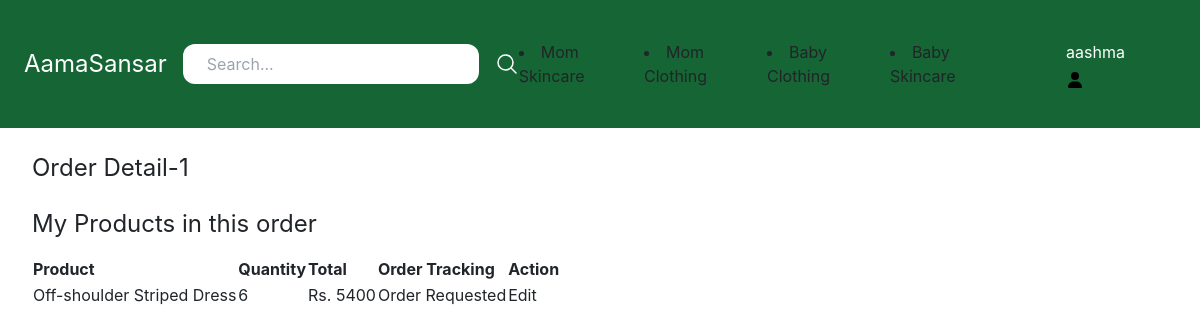
The page /vendor/9/order-detail/1/ (signed in) on the database its author committed.
### store/models.py (models this page shows, shortened)
class Category(models.Model):
    title = models.CharField(max_length=50)
    slug = models.SlugField()
    class Meta:
        verbose_name_plural = 'Categories'

class OrderItem(models.Model):
    order = models.ForeignKey(Order, related_name='items', on_delete=models.CASCADE)
    product = models.ForeignKey(Product, related_name='items', on_delete=models.CASCADE)
    price = models.IntegerField()
    quantity = models.IntegerField(default=1)
    tracking_status = models.CharField(max_length=50, choices=ORDER_TRACKING_CHOICE, default="Order Requested")
    created_by = models.ForeignKey(EcommerceUser, related_name='ordered_item', on_delete=models.CASCADE)
    created_at = models.DateTimeField(auto_now_add=True, blank=True, null=True)

class Order(models.Model):
    first_name = models.CharField(max_length=255)
    last_name = models.CharField(max_length=255)
    address = models.CharField(max_length=255)
    zipcode = models.CharField(max_length=255)
    city = models.CharField(max_length=255)
    mobile_no = models.CharField(max_length=10, blank=True, null=True)
    total_cost = models.IntegerField(default=0)
    paid_amount = models.IntegerField(blank=True, null=True)
    is_paid = models.BooleanField(default=False)
    merchant_id = created_by = models.CharField(max_length=255)
    created_by = models.ForeignKey(EcommerceUser, related_name='orders', on_delete=models.SET_NULL, null=True)

class Product(models.Model):
    DRAFT = 'Draft'
    WAITING_APPROVAL = 'Waitingapproval'
    ACTIVE = 'Active'
    DELETED = 'Deleted'
    STATUS_CHOICES = (
        (DRAFT, 'Draft'),
        (WAITING_APPROVAL, 'Waiting approval'),
        (ACTIVE, 'Active'),
        (DELETED, 'Deleted')
    )
    user = models.ForeignKey(EcommerceUser, related_name='products', on_delete=models.CASCADE)
    category = models.ForeignKey(Category, related_name='products', on_delete=models.CASCADE)
    title = models.CharField(max_length=50)
    slug = models.SlugField(max_length=50)
    description = models.TextField(blank=True)
    price = models.IntegerField()
    image = models.ImageField(upload_to='uploads/product_images/', blank=True, null=True)
    thumbnail = models.ImageField(upload_to='uploads/product_images/thumbnail/', blank=True, null=True)
    status = models.CharField(max_length=50, choices=STATUS_CHOICES, default=ACTIVE)
    class Meta:
        ordering = ('-price',)

### vendor/models.py (models this page shows)
class EcommerceUser(AbstractUser):
    is_vendor = models.BooleanField(default=False)
    is_OTP_verified = models.BooleanField(default=False)

### vendor/views.py (the view)
# urls.py: path('<int:user_pk>/order-detail/<int:order_pk>/', views.seller_order_detail, name='seller_order_detail'),
@login_required
def seller_order_detail(request, user_pk, order_pk, *args, **kwargs):
    if request.user.is_authenticated and request.user.is_vendor:
        try:
            has_vendor = VendorDetail.objects.get(vendor_id=request.user.id)
            if has_vendor:
                orderitem = OrderItem.objects.get(pk=order_pk)
                print("sdsd", orderitem)
                return render(request, 'userprofile/seller_order_detail.html', {
                    'orderitem': orderitem,
                })
        except VendorDetail.DoesNotExist:
            return render(request, 'userprofile/vendor_detail_form.html')
    else:
        return render(request, 'registration/login.html')

### store/context_processors.py (called while the page is built)
def cart(request):
    return {'cart': Cart(request)}

### store/templatetags/menu.py (called while the page is built)
@register.inclusion_tag('core/menu.html')
def menu():
    categories = Category.objects.all().order_by('?')
    return {'categories': categories}

### vendor/templates/userprofile/seller_order_detail.html (shortened to what this page needs)
{% extends 'core/base.html' %}
{% block content %}
    <h1 class="mb-6 text-2xl">Order Detail-{{ orderitem.order.id }}</h1>
    <h2 class="mb-3 text-2xl">My Products in this order</h2>
    <div class="flex flex-wrap">
        <table>
            <tr>
                <th>Product</th>
                <th>Quantity</th>
                <th>Total</th>
                <th>Order Tracking</th>
                <th>Action</th>
            </tr>
            <tr>
                <td>{{ orderitem.product.title }}</td>
                <td>{{ orderitem.quantity }}</td>
                <td>Rs. {{ orderitem.price }}</td>
                <td>{{ orderitem.tracking_status }}</td>
                <td>Edit</td>
            </tr>
        </table>
{% endblock %}

### core/templates/core/base.html (shortened to what this page needs)
{% load static %}
{% load menu %}
<!doctype html>
<html>
<head>
    <script src="https://cdn.tailwindcss.com"></script>
    <link rel="stylesheet" href="https://cdn.jsdelivr.net/npm/bootstrap@4.0.0/dist/css/bootstrap.min.css"
>
    <link rel="stylesheet"
          href="https://cdn.jsdelivr.net/npm/@fortawesome/fontawesome-free@5.15.4/css/fontawesome.min.css"
>
    <link href="{% static 'css/style.css' %}" rel="stylesheet">
</head>
<body>
<nav class="max-w-10xl mx-auto py-4 px-6 flex items-center justify-between bg-green-800">
    <div class="logo">
        <a href="/" class="text-2xl text-white">AamaSansar</a>
    </div>
    <div class="serach">
        <form method="get" action="{% url 'search' %}" class="flex items-center space-x-4">
            <input type="search" name="query" placeholder="Search..." class="py-2 px-6 rounded-xl">
            <button>
                <svg xmlns="http://www.w3.org/2000/svg" fill="none" viewBox="0 0 24 24" stroke-width="1.5"
                     stroke="currentColor" class="w-6 h-6 text-white">
                    <path stroke-linecap="round" stroke-linejoin="round"
                          d="M21 21l-5.197-5.197m0 0A7.5 7.5 0 105.196 5.196a7.5 7.5 0 0010.607 10.607z"/>
                </svg>
            </button>
        </form>
    </div>
    <div class="flex items-center space-x-5">
        {% menu %}
        {% if request.user.is_authenticated %}
            <div class="dropdown">
                <button class="dropbtn">
                        <span class="py-2 px-4  rounded-xl text-white hover:bg-teal-900">
                          {% if request.user.is_superuser %}
                              <a href="{% url 'dashboard:admin_index' %}">{{ request.user.username }}</a>
                          {% elif request.user.is_vendor %}
                              <a href="{% url 'seller' request.user.id %}">{{ request.user.username }}</a>
                          {% else %}
                              <a href="{% url 'frontpage' %}">{{ request.user.username }}</a>
                          {% endif %}</span>
                </button>
            </div>
        {% endif %}
    </div>
</nav>
<div class="max-w-6xl mx-auto py-6 px-2">
    {% block content %}
    {% endblock %}
</div>
</body>
</html>

### core/templates/core/menu.html
{% for category in categories|slice:'6' %}
    <li class="megamenu-container">
        <a href="{% url 'category_detail' category.slug %}">{{ category.title }}</a>
    </li>
{% endfor %}

### core/templates/core/base.html (style rules this page uses)
.dropbtn { color: rgb(27, 23, 23); padding: 16px; font-size: 16px; border: none; }
.dropdown { position: relative; display: inline-block; }
.icon { width: 1em; display: inline; margin-right: 40px; position: relative; top: 0.15em; }

### rows shown on the page
Category: title "Mom Skincare"
Category: title "Mom Clothing"
Category: title "Baby Clothing"
Category: title "Baby Skincare"
EcommerceUser: user.username "aashma"
OrderItem: order.id "1", product "Off-shoulder Striped Dress", quantity "6", price "5400", tracking_status "Order Requested"
